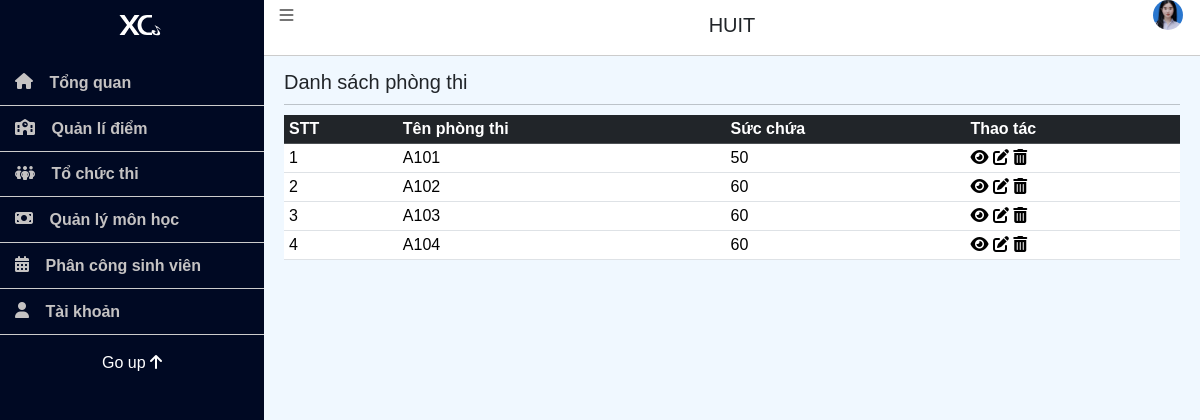
Page /Admin/index.php?page=listExamRoom (signed in) on the committed database.
### tables this page shows
CREATE TABLE `images` (
  `ImageID` int NOT NULL,
  `Urls` text,
  `Comments` text,
  `UserID` int DEFAULT NULL
);

CREATE TABLE `examroom` (
  `room_id` int NOT NULL,
  `room_name` varchar(155) NOT NULL,
  `capacity` int NOT NULL
);

### Library/Db.class.php (called while the page is built, shortened)
<?php
class Db
{
    public  $conn = null;
    function __construct()
    {
        try {
            $this->conn = new PDO('mysql:host=' . HOST_DB . ';dbname=' . DB, USER_DB, PASS_DB);
            $this->conn->query('set names utf8');
        } catch (PDOException $e) {
            echo 'ERROR';
            exit;
        }
    }
    function selectQuery($sql, $arr = array())
    {
        $stm = $this->conn->prepare($sql);
        $stm->execute($arr);
        return $stm->fetchAll(PDO::FETCH_ASSOC);
    }
}

### Model/User.php (called while the page is built, shortened)
<?php
class User extends Db{
    public function getUserById($userId) {
        $sql = "SELECT users.*, i.Urls AS ImageURL
                FROM users
                INNER JOIN images i ON users.UserID = i.UserID
                WHERE users.UserID = :userId";
        $params = array(':userId' => $userId);
        return $this->selectQuery($sql, $params);
    }
}
?>

### Model/ExamRoom.php (called while the page is built, shortened)
<?php
class ExamRoom extends Db {
    public function getAllRooms() {
        $sql = "SELECT room_id, room_name, capacity FROM examroom";
        return $this->selectQuery($sql);
    }
}
?>

### Admin/pages/listExamRoom.php (the view, shortened to what this page needs)
<?php
require_once '../Model/ExamRoom.php';
$examRoomObj = new ExamRoom();
$rooms = $examRoomObj->getAllRooms();
?>
<div id="main-content-wp" class="list-product-page">
    <div class="wrap clearfix">
        <div id="content" class="fl-right">
            <div class="section" id="title-page">
                <div class="clearfix">
                    <h2 id="index" class="fl-left">Danh sách phòng thi</h2>
                    <hr>
                </div>
            </div>
            <div class="section" id="detail-page">
                <div class="section-detail">
                    <div class="table-responsive">
                        <table class="table list-table-wp" id="tblRooms">
                            <thead class="table-dark">
                                <tr>
                                    <th>STT</th>
                                    <th>Tên phòng thi</th>
                                    <th>Sức chứa</th>
                                    <th>Thao tác</th>
                                </tr>
                            </thead>
                            <tbody>
                                <?php foreach ($rooms as $key => $room) : ?>
                                    <tr>
                                        <td><?php echo $key + 1; ?></td>
                                        <td><?php echo $room['room_name']; ?></td>
                                        <td><?php echo $room['capacity']; ?></td>
                                        <td>
                                            <a href="?page=DetailExamRoom&id=<?php echo $room['room_id']; ?>" title="Chi tiết">
                                                <i class="fa-solid fa-eye"></i>
                                            </a>
                                            <a href="?page=editRoom&id=<?php echo $room['room_id']; ?>" title="Sửa">
                                                <i class="fas fa-edit"></i>
                                            </a>
                                            <a href="?page=deleteRoom&id=<?php echo $room['room_id']; ?>" title="Xóa">
                                                <i class="fas fa-trash-alt"></i>
                                            </a>
                                        </td>
                                    </tr>
                                <?php endforeach; ?>
                            </tbody>
                        </table>
                    </div>
                </div>
            </div>
        </div>
    </div>
</div>

### Admin/includes/header.php (shortened to what this page needs)
<?php
    include_once '../Model/User.php';
    $userController = new User();
    $employee = $userController->getUserById($_SESSION['UserID']);
?>
<!DOCTYPE html>
<html lang="en">
<head>
    <link href="https://cdn.jsdelivr.net/npm/bootstrap@5.3.3/dist/css/bootstrap.min.css" rel="stylesheet">
    <link rel="stylesheet" href="https://cdn.datatables.net/2.0.7/css/dataTables.dataTables.min.css">
    <link rel="stylesheet" href="./css/admin_site.css">
</head>
<header>
    <div class="fixed-header position-fixed">
        <div class="row justify-content-center">
            <div class="header-left col-2">
                <button class="btn" id="sidebar-toggle" type="button">
                    <i class="fa-solid fa-bars"></i>
                </button>
            </div>
            <div class="header-center col-8">
                <h2 class="header-title">HUIT</h2>
            </div>
            <div class="header-right col-2">
                <div class="avt-img">
                    <a href="#" data-bs-toggle="offcanvas" data-bs-target="#account-display" aria-controls="account-display">
                        <img src="../img/<?php echo $employee[0]['ImageURL']; ?>" alt="User Name">
                    </a>
                </div>
            </div>
        </div>
    </div>
</header>

### Admin/css/admin_site.css (style rules this page uses)
* { margin: 0; padding: 0; box-sizing: border-box; }
html { font-size: 62.5%; }
a { text-decoration: none; color: inherit; }
button, input[type="button"], input[type="submit"] { border: none; background: none; cursor: pointer; padding: 0; }
img, video, iframe, embed { max-width: 100%; height: auto; }
#sidebar-toggle { color: black; fill: #757575; background-color: transparent; padding: 0.6rem; padding-bottom: 0.4rem; margin-left: 16px; }
#sidebar-toggle i { color: #757575; font-size: 1.6rem; }
.fixed-header { z-index: 999; width: 100%; padding-right: 264px; border-bottom: 1px solid #cccccc; background-color: white; }
header { width: 100%; line-height: 5rem; margin: 0 !important; height: 5rem; background-color: white; }
.row > * { padding: 0; }
.header-center { text-align: center; line-height: 5rem; }
.header-title { line-height: 5rem; }
.header-right { text-align: right; padding-right: 24px; }
.avt-img { padding: 0; width: 3rem; float: right; overflow: hidden; }
.avt-img img { width: 3rem; height: 3rem; object-fit: cover; border-radius: 50%; }

### rows in the picture
images: Urls (picture)
examroom: room_name "A101", capacity "50"
examroom: room_name "A102", capacity "60"
examroom: room_name "A103", capacity "60"
examroom: room_name "A104", capacity "60"
